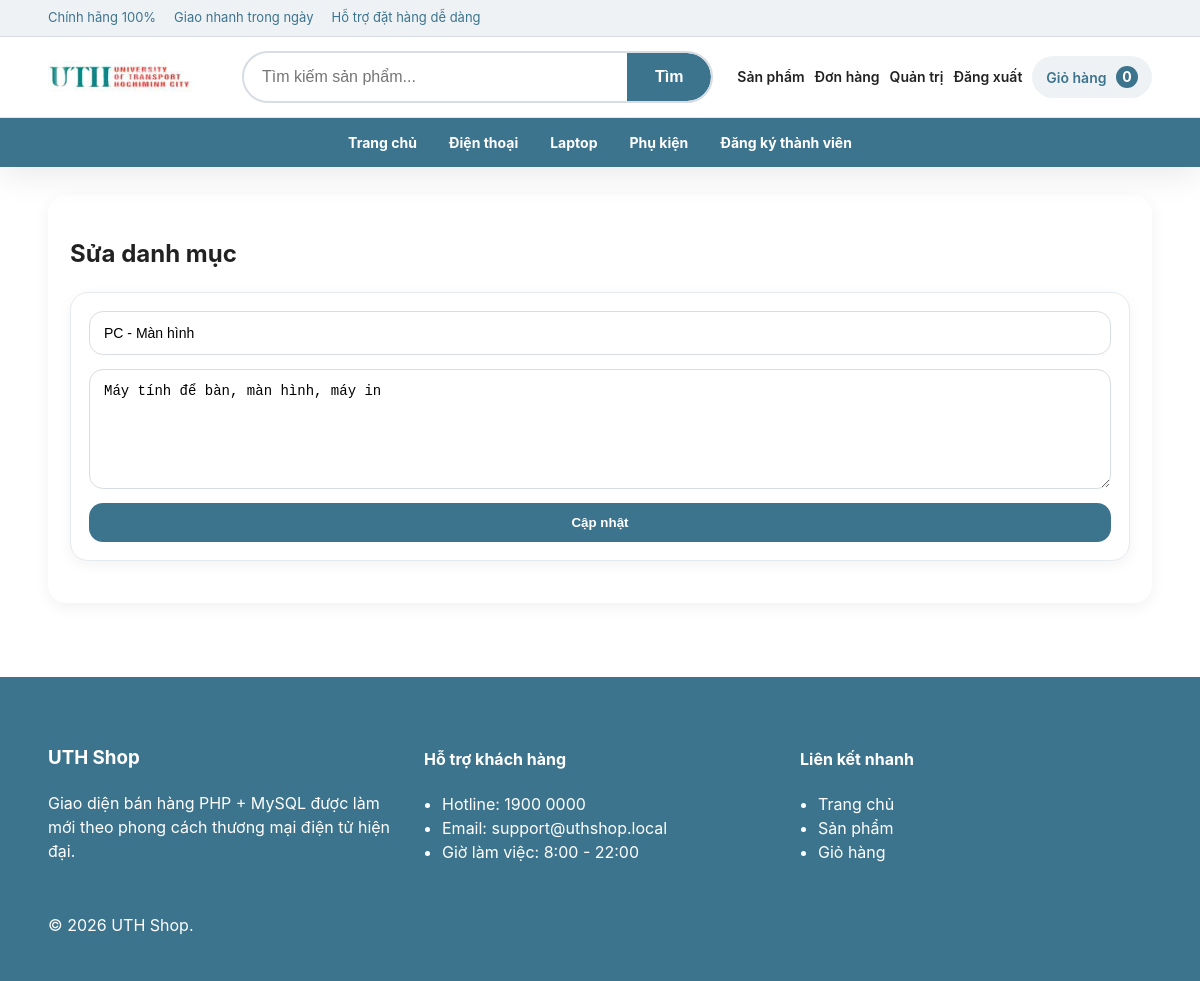
The app's page /admin/categories/edit.php?id=6 (signed in) with its own data.
### tables this page shows
CREATE TABLE IF NOT EXISTS categories (
    id INT AUTO_INCREMENT PRIMARY KEY,
    name VARCHAR(100) NOT NULL,
    description TEXT,
    created_at TIMESTAMP DEFAULT CURRENT_TIMESTAMP
);

### includes/functions.php (called while the page is built, shortened)
<?php
function sanitize($value) {
    return htmlspecialchars((string)$value, ENT_QUOTES, 'UTF-8');
}
?>

### admin/categories/edit.php (the view, shortened to what this page needs)
<?php
require_once __DIR__ . '/../../config/database.php';
require_once __DIR__ . '/../../includes/functions.php';
$id = (int)($_GET['id'] ?? 0); $stmt = $conn->prepare('SELECT * FROM categories WHERE id = ?'); $stmt->bind_param('i', $id); $stmt->execute(); $item = $stmt->get_result()->fetch_assoc(); if (!$item) die('Không tìm thấy danh mục.');
include __DIR__ . '/../../includes/header.php';
?>
<section class="auth-box"><h2>Sửa danh mục</h2><form method="POST" class="auth-form"><input type="text" name="name" value="<?php echo sanitize($item['name']); ?>" required><textarea name="description"><?php echo sanitize($item['description']); ?></textarea><button class="btn primary" type="submit">Cập nhật</button></form></section>
<?php include __DIR__ . '/../../includes/footer.php'; ?>

### assets/css/style.css (style rules this page uses)
body { margin: 0; font-family: -apple-system, BlinkMacSystemFont, "Segoe UI", Roboto, "Helvetica Neue", Arial, sans-serif; background: #ffffff; color: #222; line-height: 1.5; }
.promo-card, .product-card, .auth-box, .card-block, .empty-box, .cart-table-wrap, .detail-card, .listing-hero { background: #fff; border-radius: 18px; box-shadow: 0 4px 16px rgba(0, 0, 0, 0.06); }
.btn { border: none; background: #e5e7eb; color: #222; padding: 12px 16px; border-radius: 14px; cursor: pointer; text-decoration: none; display: inline-block; font-weight: 800; transition: transform 0.18s ease, opacity 0.18s ease; }
.btn.primary { background: #3d748d; color: #fff; }
.filter-bar.elevated, .auth-form, .auth-form.wide, .purchase-box { background: #fff; padding: 18px; border-radius: 18px; box-shadow: 0 4px 14px rgba(0, 0, 0, 0.05); margin-bottom: 20px; border: 1px solid #e5eaee; }
.auth-form, .auth-form.wide, .purchase-box { display: grid; gap: 14px; }
input, select, textarea { width: 100%; padding: 13px 14px; border-radius: 14px; border: 1px solid #d8dde3; font-size: 14px; box-sizing: border-box; transition: border-color 0.18s ease, box-shadow 0.18s ease; }
textarea { min-height: 120px; resize: vertical; }
.cart-table-wrap, .detail-card, .auth-box, .card-block, .empty-box { padding: 22px; }

### records on screen
categories: name "PC - Màn hình", description "Máy tính để bàn, màn hình, máy in"

### other values on screen
$cartCount "0"
